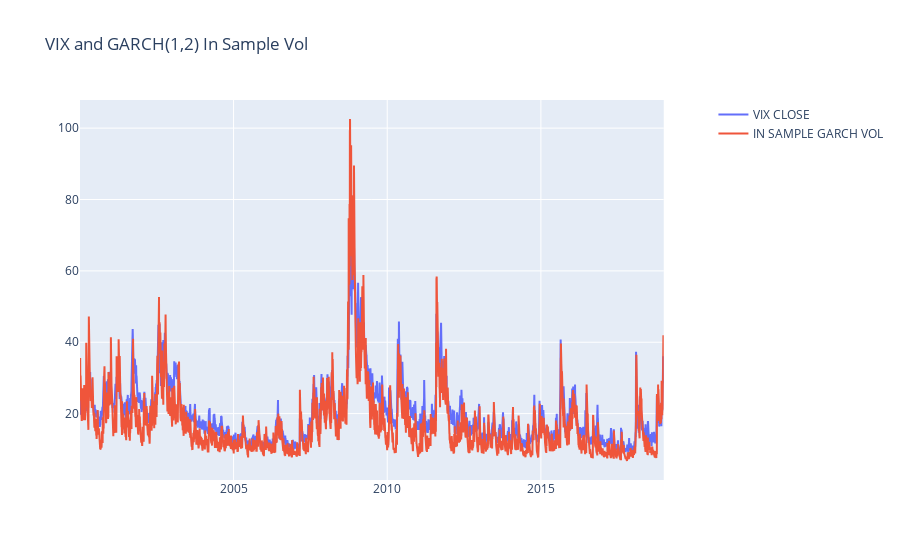

Source (notebook cell):
### Code cell
fig = make_subplots(specs=[[{"secondary_y": True}]])
fig.add_trace(
    go.Scatter(x=df_vix.index, y=df_vix["close"], mode="lines", name="VIX CLOSE"),
    secondary_y=False,
)
fig.add_trace(
    go.Scatter(
        x=res.conditional_volatility.index,
        y=res.conditional_volatility * np.sqrt(252)*100,
        mode="lines",
        name="IN SAMPLE GARCH VOL",
    ),
    secondary_y=False,
)
fig.update_layout(title="VIX and GARCH(1,2) In Sample Vol")
fig.show()

### Figure 1 — Plotly figure (JSON) as saved in the notebook; plotly's stock layout.template omitted (floating-point values rounded to 4 significant figures; data arrays with more than 128 entries replaced by an {"elided": "..."} marker saying what was removed)
{"data": [{"mode": "lines", "name": "VIX CLOSE", "type": "scatter", "x": {"elided": "4778 str values"}, "xaxis": "x", "y": {"elided": "4778 float values"}, "yaxis": "y"}, {"mode": "lines", "name": "IN SAMPLE GARCH VOL", "type": "scatter", "x": {"elided": "4779 str values"}, "xaxis": "x", "y": {"elided": "4779 float values"}, "yaxis": "y"}], "layout": {"title": {"text": "VIX and GARCH(1,2) In Sample Vol"}, "xaxis": {"anchor": "y", "domain": [0, 0.94]}, "yaxis": {"anchor": "x", "domain": [0, 1]}, "yaxis2": {"anchor": "x", "overlaying": "y", "side": "right"}}}
